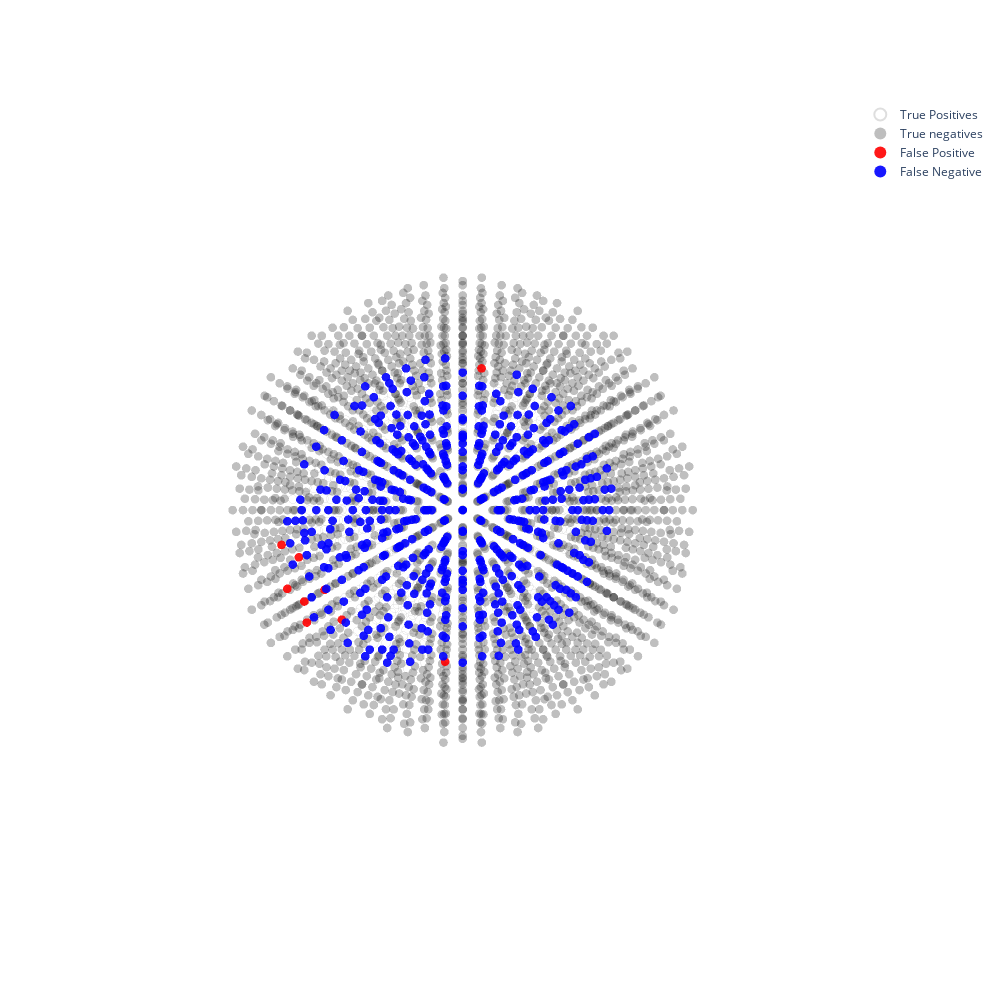

This figure's notebook cell:
### Code cell
# Create scatter traces
traces = []

tp_points = unique_points[true_positive]
traces.append(go.Scatter3d(
    x=tp_points[:, 0],
    y=tp_points[:, 1],
    z=tp_points[:, 2],
    mode='markers',
    marker=dict(size=3, color='white', line=dict(color='gray', width=1)),
    name='True Positives',
    opacity=0.25
))

tn_points = unique_points[true_negative]
traces.append(go.Scatter3d(
    x=tn_points[:, 0],
    y=tn_points[:, 1],
    z=tn_points[:, 2],
    mode='markers',
    marker=dict(size=3, color='black'),
    name='True negatives',
    opacity=0.25
))

fp_points = unique_points[false_positive]
traces.append(go.Scatter3d(
    x=fp_points[:, 0],
    y=fp_points[:, 1],
    z=fp_points[:, 2],
    mode='markers',
    marker=dict(size=3, color='red'),
    name='False Positive',
    opacity=0.9
))

fn_points = unique_points[false_negative]
traces.append(go.Scatter3d(
    x=fn_points[:, 0],
    y=fn_points[:, 1],
    z=fn_points[:, 2],
    mode='markers',
    marker=dict(size=3, color='blue'),
    name='False Negative',
    opacity=0.9
))

# Combine and render figure
fig = go.Figure(data=traces)
fig.update_layout(
    scene=dict(
        xaxis=dict(
            title='X',
            showgrid=False,
            showbackground=False,
            zeroline=False,
            visible=False
        ),
        yaxis=dict(
            title='Y',
            showgrid=False,
            showbackground=False,
            zeroline=False,
            visible=False
        ),
        zaxis=dict(
            title='Z',
            showgrid=False,
            showbackground=False,
            zeroline=False,
            visible=False
        ),
        aspectmode='cube'
    ),
    legend=dict(itemsizing='constant'), width=1000, height=1000,
    paper_bgcolor='white'
)
fig.show()

### Figure 1 — Plotly figure (JSON) as saved in the notebook; plotly's stock layout.template omitted (floating-point values rounded to 4 significant figures; data arrays with more than 128 entries replaced by an {"elided": "..."} marker saying what was removed)
{"data": [{"marker": {"color": "white", "line": {"color": "gray", "width": 1}, "size": 3}, "mode": "markers", "name": "True Positives", "opacity": 0.25, "x": {"elided": "529 float values"}, "y": {"elided": "529 float values"}, "z": {"elided": "529 float values"}, "type": "scatter3d"}, {"marker": {"color": "black", "size": 3}, "mode": "markers", "name": "True negatives", "opacity": 0.25, "x": {"elided": "2066 float values"}, "y": {"elided": "2066 float values"}, "z": {"elided": "2066 float values"}, "type": "scatter3d"}, {"marker": {"color": "red", "size": 3}, "mode": "markers", "name": "False Positive", "opacity": 0.9, "x": [-0.1667, 0.2778, 0.5, 0.5, 0.8333, 0.8333, 0.8333, 0.8333, 0.8333], "y": [-0.05556, 0.1667, -0.3889, -0.2778, -0.1667, -0.1667, -0.05556, -0.05556, -0.05556], "z": [0.6111, -0.6111, -0.3889, -0.5, -0.05556, 0.1667, -0.1667, -0.05556, 0.1667], "type": "scatter3d"}, {"marker": {"color": "blue", "size": 3}, "mode": "markers", "name": "False Negative", "opacity": 0.9, "x": {"elided": "508 float values"}, "y": {"elided": "508 float values"}, "z": {"elided": "508 float values"}, "type": "scatter3d"}], "layout": {"scene": {"xaxis": {"title": {"text": "X"}, "showgrid": false, "showbackground": false, "zeroline": false, "visible": false}, "yaxis": {"title": {"text": "Y"}, "showgrid": false, "showbackground": false, "zeroline": false, "visible": false}, "zaxis": {"title": {"text": "Z"}, "showgrid": false, "showbackground": false, "zeroline": false, "visible": false}, "aspectmode": "cube"}, "legend": {"itemsizing": "constant"}, "width": 1000, "height": 1000, "paper_bgcolor": "white"}}
